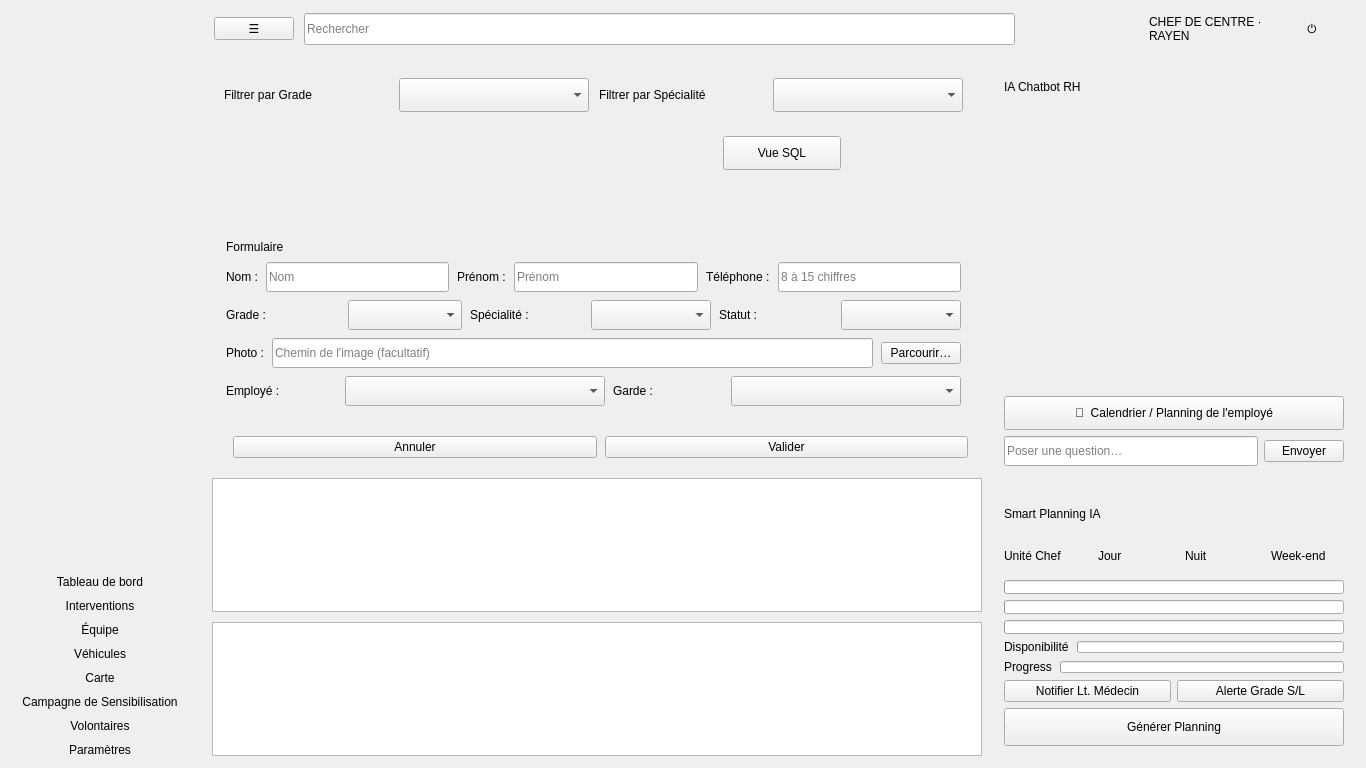
<?xml version='1.0' encoding='UTF-8'?>
<ui version="4.0">
 <class>EmployesWindow</class>
 <widget class="QMainWindow" name="MainWindow">
  <property name="geometry">
   <rect>
    <x>0</x>
    <y>0</y>
    <width>1366</width>
    <height>768</height>
   </rect>
  </property>
  <property name="windowTitle">
   <string>Fire Station – Gestion des employés</string>
  </property>
  <widget class="QWidget" name="centralwidget">
   <layout class="QHBoxLayout" name="mainLayout">
    <property name="spacing">
     <number>0</number>
    </property>
    <property name="leftMargin">
     <number>0</number>
    </property>
    <property name="topMargin">
     <number>0</number>
    </property>
    <property name="rightMargin">
     <number>0</number>
    </property>
    <property name="bottomMargin">
     <number>0</number>
    </property>
    <item>
     <widget class="QWidget" name="sidebar">
      <property name="minimumSize">
       <size>
        <width>200</width>
        <height>0</height>
       </size>
      </property>
      <property name="maximumSize">
       <size>
        <width>200</width>
        <height>16777215</height>
       </size>
      </property>
      <layout class="QVBoxLayout" name="sidebarLayout">
       <property name="spacing">
        <number>2</number>
       </property>
       <property name="leftMargin">
        <number>0</number>
       </property>
       <property name="topMargin">
        <number>10</number>
       </property>
       <property name="rightMargin">
        <number>0</number>
       </property>
       <property name="bottomMargin">
        <number>0</number>
       </property>
       <item>
        <widget class="QLabel" name="labelLogo">
         <property name="text">
          <string />
         </property>
         <property name="alignment">
          <enum>Qt::AlignCenter</enum>
         </property>
         <property name="minimumSize">
          <size>
           <width>0</width>
           <height>150</height>
          </size>
         </property>
        </widget>
       </item>
       <item>
        <widget class="QPushButton" name="btnMenuDashboard">
         <property name="text">
          <string>Tableau de bord</string>
         </property>
         <property name="checkable">
          <bool>true</bool>
         </property>
         <property name="autoExclusive">
          <bool>true</bool>
         </property>
         <property name="flat">
          <bool>true</bool>
         </property>
        </widget>
       </item>
       <item>
        <widget class="QPushButton" name="btnMenuInterventions">
         <property name="text">
          <string>Interventions</string>
         </property>
         <property name="checkable">
          <bool>true</bool>
         </property>
         <property name="autoExclusive">
          <bool>true</bool>
         </property>
         <property name="flat">
          <bool>true</bool>
         </property>
        </widget>
       </item>
       <item>
        <widget class="QPushButton" name="btnMenuEquipe">
         <property name="text">
          <string>Équipe</string>
         </property>
         <property name="checkable">
          <bool>true</bool>
         </property>
         <property name="autoExclusive">
          <bool>true</bool>
         </property>
         <property name="flat">
          <bool>true</bool>
         </property>
        </widget>
       </item>
       <item>
        <widget class="QPushButton" name="btnMenuVehicules">
         <property name="text">
          <string>Véhicules</string>
         </property>
         <property name="checkable">
          <bool>true</bool>
         </property>
         <property name="autoExclusive">
          <bool>true</bool>
         </property>
         <property name="flat">
          <bool>true</bool>
         </property>
        </widget>
       </item>
       <item>
        <widget class="QPushButton" name="btnMenuCarte">
         <property name="text">
          <string>Carte</string>
         </property>
         <property name="checkable">
          <bool>true</bool>
         </property>
         <property name="autoExclusive">
          <bool>true</bool>
         </property>
         <property name="flat">
          <bool>true</bool>
         </property>
        </widget>
       </item>
       <item>
        <widget class="QPushButton" name="btnMenuCampagne">
         <property name="text">
          <string>Campagne de Sensibilisation</string>
         </property>
         <property name="checkable">
          <bool>true</bool>
         </property>
         <property name="autoExclusive">
          <bool>true</bool>
         </property>
         <property name="flat">
          <bool>true</bool>
         </property>
        </widget>
       </item>
       <item>
        <widget class="QPushButton" name="btnMenuVolontaires">
         <property name="text">
          <string>Volontaires</string>
         </property>
         <property name="checkable">
          <bool>true</bool>
         </property>
         <property name="autoExclusive">
          <bool>true</bool>
         </property>
         <property name="flat">
          <bool>true</bool>
         </property>
        </widget>
       </item>
       <item>
        <widget class="QPushButton" name="btnMenuParametres">
         <property name="text">
          <string>Paramètres</string>
         </property>
         <property name="checkable">
          <bool>true</bool>
         </property>
         <property name="autoExclusive">
          <bool>true</bool>
         </property>
         <property name="flat">
          <bool>true</bool>
         </property>
        </widget>
       </item>
       <item>
        <spacer name="sidebarSpacer">
         <property name="orientation">
          <enum>Qt::Vertical</enum>
         </property>
        </spacer>
       </item>
      </layout>
     </widget>
    </item>
    <item>
     <widget class="QWidget" name="contentWidget">
      <layout class="QVBoxLayout" name="contentLayout">
       <property name="spacing">
        <number>0</number>
       </property>
       <property name="leftMargin">
        <number>0</number>
       </property>
       <property name="topMargin">
        <number>0</number>
       </property>
       <property name="rightMargin">
        <number>0</number>
       </property>
       <property name="bottomMargin">
        <number>0</number>
       </property>
       <item>
        <widget class="QFrame" name="topBar">
         <property name="minimumSize">
          <size>
           <width>0</width>
           <height>58</height>
          </size>
         </property>
         <property name="maximumSize">
          <size>
           <width>16777215</width>
           <height>58</height>
          </size>
         </property>
         <layout class="QHBoxLayout" name="topBarLayout">
          <property name="spacing">
           <number>10</number>
          </property>
          <property name="leftMargin">
           <number>14</number>
          </property>
          <property name="topMargin">
           <number>0</number>
          </property>
          <property name="rightMargin">
           <number>14</number>
          </property>
          <property name="bottomMargin">
           <number>0</number>
          </property>
          <item>
           <widget class="QPushButton" name="btnHamburger">
            <property name="text">
             <string>☰</string>
            </property>
           </widget>
          </item>
          <item>
           <widget class="QLineEdit" name="lineEditSearch">
            <property name="placeholderText">
             <string>Rechercher</string>
            </property>
            <property name="clearButtonEnabled">
             <bool>true</bool>
            </property>
            <property name="minimumSize">
             <size>
              <width>260</width>
              <height>32</height>
             </size>
            </property>
           </widget>
          </item>
          <item>
           <spacer name="topSpacer">
            <property name="orientation">
             <enum>Qt::Horizontal</enum>
            </property>
           </spacer>
          </item>
          <item>
           <widget class="QPushButton" name="btnAlerte">
            <property name="text">
             <string />
            </property>
            <property name="flat">
             <bool>true</bool>
            </property>
           </widget>
          </item>
          <item>
           <widget class="QPushButton" name="btnTopParam">
            <property name="text">
             <string />
            </property>
            <property name="flat">
             <bool>true</bool>
            </property>
           </widget>
          </item>
          <item>
           <widget class="QLabel" name="labelAvatarTop">
            <property name="text">
             <string />
            </property>
           </widget>
          </item>
          <item>
           <widget class="QLabel" name="labelUserTop">
            <property name="text">
             <string>CHEF DE CENTRE ·
RAYEN</string>
            </property>
           </widget>
          </item>
          <item>
           <widget class="QPushButton" name="btnPower">
            <property name="text">
             <string>⏻</string>
            </property>
            <property name="flat">
             <bool>true</bool>
            </property>
           </widget>
          </item>
         </layout>
        </widget>
       </item>
       <item>
        <widget class="QWidget" name="bodyWidget">
         <layout class="QHBoxLayout" name="bodyLayout">
          <property name="spacing">
           <number>12</number>
          </property>
          <property name="leftMargin">
           <number>12</number>
          </property>
          <property name="topMargin">
           <number>12</number>
          </property>
          <property name="rightMargin">
           <number>12</number>
          </property>
          <property name="bottomMargin">
           <number>12</number>
          </property>
          <item>
           <widget class="QWidget" name="leftColumn">
            <layout class="QVBoxLayout" name="leftLayout">
             <property name="spacing">
              <number>10</number>
             </property>
             <property name="leftMargin">
              <number>0</number>
             </property>
             <property name="topMargin">
              <number>0</number>
             </property>
             <property name="rightMargin">
              <number>0</number>
             </property>
             <property name="bottomMargin">
              <number>0</number>
             </property>
             <item>
              <widget class="QFrame" name="filterFrame">
               <layout class="QHBoxLayout" name="filterLayout">
                <property name="spacing">
                 <number>10</number>
                </property>
                <property name="leftMargin">
                 <number>12</number>
                </property>
                <property name="topMargin">
                 <number>8</number>
                </property>
                <property name="rightMargin">
                 <number>12</number>
                </property>
                <property name="bottomMargin">
                 <number>8</number>
                </property>
                <item>
                 <widget class="QLabel" name="labelFiltreGrade">
                  <property name="text">
                   <string>Filtrer par Grade</string>
                  </property>
                 </widget>
                </item>
                <item>
                 <widget class="QComboBox" name="comboGrade">
                  <property name="minimumSize">
                   <size>
                    <width>190</width>
                    <height>34</height>
                   </size>
                  </property>
                 </widget>
                </item>
                <item>
                 <widget class="QLabel" name="labelFiltreSpec">
                  <property name="text">
                   <string>Filtrer par Spécialité</string>
                  </property>
                 </widget>
                </item>
                <item>
                 <widget class="QComboBox" name="comboSpec">
                  <property name="minimumSize">
                   <size>
                    <width>190</width>
                    <height>34</height>
                   </size>
                  </property>
                 </widget>
                </item>
                <item>
                 <spacer name="filterSpacer">
                  <property name="orientation">
                   <enum>Qt::Horizontal</enum>
                  </property>
                 </spacer>
                </item>
               </layout>
              </widget>
             </item>
             <item>
              <widget class="QFrame" name="actionFrame">
               <layout class="QHBoxLayout" name="actionLayout">
                <property name="spacing">
                 <number>8</number>
                </property>
                <property name="leftMargin">
                 <number>8</number>
                </property>
                <property name="topMargin">
                 <number>6</number>
                </property>
                <property name="rightMargin">
                 <number>8</number>
                </property>
                <property name="bottomMargin">
                 <number>6</number>
                </property>
                <item>
                 <widget class="QPushButton" name="btnFaceId">
                  <property name="text">
                   <string />
                  </property>
                  <property name="flat">
                   <bool>true</bool>
                  </property>
                 </widget>
                </item>
                <item>
                 <widget class="QPushButton" name="btnExporterPdf">
                  <property name="text">
                   <string />
                  </property>
                  <property name="flat">
                   <bool>true</bool>
                  </property>
                 </widget>
                </item>
                <item>
                 <widget class="QPushButton" name="btnAjouterEmploye">
                  <property name="text">
                   <string />
                  </property>
                  <property name="flat">
                   <bool>true</bool>
                  </property>
                 </widget>
                </item>
                <item>
                 <widget class="QPushButton" name="btnSupprimerEmploye">
                  <property name="text">
                   <string />
                  </property>
                  <property name="flat">
                   <bool>true</bool>
                  </property>
                 </widget>
                </item>
                <item>
                 <widget class="QPushButton" name="btnVueSql">
                  <property name="text">
                   <string>Vue SQL</string>
                  </property>
                  <property name="checkable">
                   <bool>true</bool>
                  </property>
                  <property name="toolTip">
                   <string>Afficher la table EMPLOYE brute (QTableView + QSqlQueryModel)</string>
                  </property>
                  <property name="minimumSize">
                   <size>
                    <width>90</width>
                    <height>34</height>
                   </size>
                  </property>
                 </widget>
                </item>
                <item>
                 <spacer name="actionSpacer">
                  <property name="orientation">
                   <enum>Qt::Horizontal</enum>
                  </property>
                 </spacer>
                </item>
                <item>
                 <widget class="QLabel" name="labelCount">
                  <property name="text">
                   <string />
                  </property>
                 </widget>
                </item>
               </layout>
              </widget>
             </item>
             <item>
              <widget class="QFrame" name="actionFrame2">
               <layout class="QHBoxLayout" name="actionLayout2">
                <property name="spacing">
                 <number>8</number>
                </property>
                <property name="leftMargin">
                 <number>8</number>
                </property>
                <property name="topMargin">
                 <number>6</number>
                </property>
                <property name="rightMargin">
                 <number>8</number>
                </property>
                <property name="bottomMargin">
                 <number>6</number>
                </property>
                <item>
                 <widget class="QPushButton" name="btnStatistiques">
                  <property name="text">
                   <string />
                  </property>
                  <property name="flat">
                   <bool>true</bool>
                  </property>
                 </widget>
                </item>
                <item>
                 <widget class="QPushButton" name="btnTrier">
                  <property name="text">
                   <string />
                  </property>
                  <property name="flat">
                   <bool>true</bool>
                  </property>
                 </widget>
                </item>
                <item>
                 <spacer name="actionSpacer2">
                  <property name="orientation">
                   <enum>Qt::Horizontal</enum>
                  </property>
                 </spacer>
                </item>
               </layout>
              </widget>
             </item>
             <item>
              <widget class="QFrame" name="formPanel">
               <property name="visible">
                <bool>false</bool>
               </property>
               <layout class="QVBoxLayout" name="formLayout">
                <property name="spacing">
                 <number>8</number>
                </property>
                <property name="leftMargin">
                 <number>14</number>
                </property>
                <property name="topMargin">
                 <number>10</number>
                </property>
                <property name="rightMargin">
                 <number>14</number>
                </property>
                <property name="bottomMargin">
                 <number>10</number>
                </property>
                <item>
                 <widget class="QLabel" name="labelFormTitle">
                  <property name="text">
                   <string>Formulaire</string>
                  </property>
                 </widget>
                </item>
                <item>
                 <widget class="QWidget" name="formRow1">
                  <layout class="QHBoxLayout" name="formRow1Layout">
                   <property name="spacing">
                    <number>8</number>
                   </property>
                   <property name="leftMargin">
                    <number>0</number>
                   </property>
                   <property name="topMargin">
                    <number>0</number>
                   </property>
                   <property name="rightMargin">
                    <number>0</number>
                   </property>
                   <property name="bottomMargin">
                    <number>0</number>
                   </property>
                   <item>
                    <widget class="QLabel" name="labelNom">
                     <property name="text">
                      <string>Nom :</string>
                     </property>
                    </widget>
                   </item>
                   <item>
                    <widget class="QLineEdit" name="lineEditNom">
                     <property name="placeholderText">
                      <string>Nom</string>
                     </property>
                     <property name="minimumSize">
                      <size>
                       <width>130</width>
                       <height>30</height>
                      </size>
                     </property>
                    </widget>
                   </item>
                   <item>
                    <widget class="QLabel" name="labelPrenom">
                     <property name="text">
                      <string>Prénom :</string>
                     </property>
                    </widget>
                   </item>
                   <item>
                    <widget class="QLineEdit" name="lineEditPrenom">
                     <property name="placeholderText">
                      <string>Prénom</string>
                     </property>
                     <property name="minimumSize">
                      <size>
                       <width>130</width>
                       <height>30</height>
                      </size>
                     </property>
                    </widget>
                   </item>
                   <item>
                    <widget class="QLabel" name="labelTel">
                     <property name="text">
                      <string>Téléphone :</string>
                     </property>
                    </widget>
                   </item>
                   <item>
                    <widget class="QLineEdit" name="lineEditTel">
                     <property name="placeholderText">
                      <string>8 à 15 chiffres</string>
                     </property>
                     <property name="minimumSize">
                      <size>
                       <width>130</width>
                       <height>30</height>
                      </size>
                     </property>
                    </widget>
                   </item>
                   <item>
                    <spacer name="formRow1Spacer">
                     <property name="orientation">
                      <enum>Qt::Horizontal</enum>
                     </property>
                    </spacer>
                   </item>
                  </layout>
                 </widget>
                </item>
                <item>
                 <widget class="QWidget" name="formRow2">
                  <layout class="QHBoxLayout" name="formRow2Layout">
                   <property name="spacing">
                    <number>8</number>
                   </property>
                   <property name="leftMargin">
                    <number>0</number>
                   </property>
                   <property name="topMargin">
                    <number>0</number>
                   </property>
                   <property name="rightMargin">
                    <number>0</number>
                   </property>
                   <property name="bottomMargin">
                    <number>0</number>
                   </property>
                   <item>
                    <widget class="QLabel" name="labelFormGrade">
                     <property name="text">
                      <string>Grade :</string>
                     </property>
                    </widget>
                   </item>
                   <item>
                    <widget class="QComboBox" name="comboFormGrade">
                     <property name="minimumSize">
                      <size>
                       <width>110</width>
                       <height>30</height>
                      </size>
                     </property>
                    </widget>
                   </item>
                   <item>
                    <widget class="QLabel" name="labelFormSpec">
                     <property name="text">
                      <string>Spécialité :</string>
                     </property>
                    </widget>
                   </item>
                   <item>
                    <widget class="QComboBox" name="comboFormSpec">
                     <property name="minimumSize">
                      <size>
                       <width>120</width>
                       <height>30</height>
                      </size>
                     </property>
                    </widget>
                   </item>
                   <item>
                    <widget class="QLabel" name="labelFormStatut">
                     <property name="text">
                      <string>Statut :</string>
                     </property>
                    </widget>
                   </item>
                   <item>
                    <widget class="QComboBox" name="comboFormStatut">
                     <property name="minimumSize">
                      <size>
                       <width>120</width>
                       <height>30</height>
                      </size>
                     </property>
                    </widget>
                   </item>
                   <item>
                    <spacer name="formRow2Spacer">
                     <property name="orientation">
                      <enum>Qt::Horizontal</enum>
                     </property>
                    </spacer>
                   </item>
                  </layout>
                 </widget>
                </item>
                <item>
                 <widget class="QWidget" name="formRow3">
                  <layout class="QHBoxLayout" name="formRow3Layout">
                   <property name="spacing">
                    <number>8</number>
                   </property>
                   <property name="leftMargin">
                    <number>0</number>
                   </property>
                   <property name="topMargin">
                    <number>0</number>
                   </property>
                   <property name="rightMargin">
                    <number>0</number>
                   </property>
                   <property name="bottomMargin">
                    <number>0</number>
                   </property>
                   <item>
                    <widget class="QLabel" name="labelPhoto">
                     <property name="text">
                      <string>Photo :</string>
                     </property>
                    </widget>
                   </item>
                   <item>
                    <widget class="QLineEdit" name="lineEditPhoto">
                     <property name="placeholderText">
                      <string>Chemin de l'image (facultatif)</string>
                     </property>
                     <property name="minimumSize">
                      <size>
                       <width>200</width>
                       <height>30</height>
                      </size>
                     </property>
                    </widget>
                   </item>
                   <item>
                    <widget class="QPushButton" name="btnFormPhoto">
                     <property name="text">
                      <string>Parcourir…</string>
                     </property>
                    </widget>
                   </item>
                   <item>
                    <spacer name="formRow3Spacer">
                     <property name="orientation">
                      <enum>Qt::Horizontal</enum>
                     </property>
                    </spacer>
                   </item>
                  </layout>
                 </widget>
                </item>
                <item>
                 <widget class="QWidget" name="formRow4">
                  <layout class="QHBoxLayout" name="formRow4Layout">
                   <property name="spacing">
                    <number>8</number>
                   </property>
                   <property name="leftMargin">
                    <number>0</number>
                   </property>
                   <property name="topMargin">
                    <number>0</number>
                   </property>
                   <property name="rightMargin">
                    <number>0</number>
                   </property>
                   <property name="bottomMargin">
                    <number>0</number>
                   </property>
                   <item>
                    <widget class="QLabel" name="labelFormTarget">
                     <property name="text">
                      <string>Employé :</string>
                     </property>
                    </widget>
                   </item>
                   <item>
                    <widget class="QComboBox" name="comboFormTarget">
                     <property name="minimumSize">
                      <size>
                       <width>260</width>
                       <height>30</height>
                      </size>
                     </property>
                    </widget>
                   </item>
                   <item>
                    <widget class="QLabel" name="labelFormGarde">
                     <property name="text">
                      <string>Garde :</string>
                     </property>
                    </widget>
                   </item>
                   <item>
                    <widget class="QComboBox" name="comboFormGarde">
                     <property name="minimumSize">
                      <size>
                       <width>230</width>
                       <height>30</height>
                      </size>
                     </property>
                    </widget>
                   </item>
                   <item>
                    <spacer name="formRow4Spacer">
                     <property name="orientation">
                      <enum>Qt::Horizontal</enum>
                     </property>
                    </spacer>
                   </item>
                  </layout>
                 </widget>
                </item>
                <item>
                 <widget class="QLabel" name="labelFormInfo">
                  <property name="text">
                   <string />
                  </property>
                  <property name="wordWrap">
                   <bool>true</bool>
                  </property>
                 </widget>
                </item>
                <item>
                 <layout class="QHBoxLayout" name="formBtnRow">
                  <property name="spacing">
                   <number>8</number>
                  </property>
                  <property name="leftMargin">
                   <number>0</number>
                  </property>
                  <property name="topMargin">
                   <number>0</number>
                  </property>
                  <property name="rightMargin">
                   <number>0</number>
                  </property>
                  <property name="bottomMargin">
                   <number>0</number>
                  </property>
                  <item>
                   <spacer name="formBtnSpacer">
                    <property name="orientation">
                     <enum>Qt::Horizontal</enum>
                    </property>
                   </spacer>
                  </item>
                  <item>
                   <widget class="QPushButton" name="btnFormAnnuler">
                    <property name="text">
                     <string>Annuler</string>
                    </property>
                   </widget>
                  </item>
                  <item>
                   <widget class="QPushButton" name="btnFormValider">
                    <property name="text">
                     <string>Valider</string>
                    </property>
                   </widget>
                  </item>
                 </layout>
                </item>
               </layout>
              </widget>
             </item>
             <item>
              <widget class="QTableWidget" name="tableEmployees" />
             </item>
             <item>
              <widget class="QTableView" name="tableViewSql">
               <property name="visible">
                <bool>false</bool>
               </property>
               <property name="alternatingRowColors">
                <bool>true</bool>
               </property>
              </widget>
             </item>
            </layout>
           </widget>
          </item>
          <item>
           <widget class="QWidget" name="rightColumn">
            <property name="minimumSize">
             <size>
              <width>360</width>
              <height>0</height>
             </size>
            </property>
            <property name="maximumSize">
             <size>
              <width>360</width>
              <height>16777215</height>
             </size>
            </property>
            <layout class="QVBoxLayout" name="rightLayout" stretch="3,2">
             <property name="spacing">
              <number>10</number>
             </property>
             <property name="leftMargin">
              <number>0</number>
             </property>
             <property name="topMargin">
              <number>0</number>
             </property>
             <property name="rightMargin">
              <number>0</number>
             </property>
             <property name="bottomMargin">
              <number>0</number>
             </property>
             <item>
              <widget class="QFrame" name="chatFrame">
               <layout class="QVBoxLayout" name="chatFrameLayout">
                <property name="spacing">
                 <number>6</number>
                </property>
                <property name="leftMargin">
                 <number>10</number>
                </property>
                <property name="topMargin">
                 <number>10</number>
                </property>
                <property name="rightMargin">
                 <number>10</number>
                </property>
                <property name="bottomMargin">
                 <number>10</number>
                </property>
                <item>
                 <widget class="QLabel" name="labelChatTitle">
                  <property name="text">
                   <string>IA Chatbot RH</string>
                  </property>
                 </widget>
                </item>
                <item>
                 <widget class="QScrollArea" name="chatScroll">
                  <property name="widgetResizable">
                   <bool>true</bool>
                  </property>
                  <property name="frameShape">
                   <enum>QFrame::NoFrame</enum>
                  </property>
                  <widget class="QWidget" name="chatContent">
                   <layout class="QVBoxLayout" name="chatLayout">
                    <property name="spacing">
                     <number>8</number>
                    </property>
                    <property name="leftMargin">
                     <number>6</number>
                    </property>
                    <property name="topMargin">
                     <number>6</number>
                    </property>
                    <property name="rightMargin">
                     <number>6</number>
                    </property>
                    <property name="bottomMargin">
                     <number>6</number>
                    </property>
                    <item>
                     <spacer name="chatSpacer">
                      <property name="orientation">
                       <enum>Qt::Vertical</enum>
                      </property>
                     </spacer>
                    </item>
                   </layout>
                  </widget>
                  <property name="minimumSize">
                   <size>
                    <width>0</width>
                    <height>200</height>
                   </size>
                  </property>
                 </widget>
                </item>
                <item>
                 <widget class="QPushButton" name="btnCalendrier">
                  <property name="text">
                   <string>📅  Calendrier / Planning de l'employé</string>
                  </property>
                  <property name="toolTip">
                   <string>Sélectionnez un employé dans le tableau puis ouvrez son calendrier de travail</string>
                  </property>
                  <property name="minimumSize">
                   <size>
                    <width>0</width>
                    <height>34</height>
                   </size>
                  </property>
                 </widget>
                </item>
                <item>
                 <layout class="QHBoxLayout" name="chatInputRow">
                  <property name="spacing">
                   <number>6</number>
                  </property>
                  <property name="leftMargin">
                   <number>0</number>
                  </property>
                  <property name="topMargin">
                   <number>0</number>
                  </property>
                  <property name="rightMargin">
                   <number>0</number>
                  </property>
                  <property name="bottomMargin">
                   <number>0</number>
                  </property>
                  <item>
                   <widget class="QLineEdit" name="lineEditChat">
                    <property name="placeholderText">
                     <string>Poser une question…</string>
                    </property>
                    <property name="minimumSize">
                     <size>
                      <width>0</width>
                      <height>30</height>
                     </size>
                    </property>
                   </widget>
                  </item>
                  <item>
                   <widget class="QPushButton" name="btnSendChat">
                    <property name="text">
                     <string>Envoyer</string>
                    </property>
                   </widget>
                  </item>
                 </layout>
                </item>
               </layout>
              </widget>
             </item>
             <item>
              <widget class="QFrame" name="planFrame">
               <layout class="QVBoxLayout" name="planLayout">
                <property name="spacing">
                 <number>6</number>
                </property>
                <property name="leftMargin">
                 <number>10</number>
                </property>
                <property name="topMargin">
                 <number>10</number>
                </property>
                <property name="rightMargin">
                 <number>10</number>
                </property>
                <property name="bottomMargin">
                 <number>10</number>
                </property>
                <item>
                 <widget class="QLabel" name="labelPlanTitle">
                  <property name="text">
                   <string>Smart Planning IA</string>
                  </property>
                 </widget>
                </item>
                <item>
                 <layout class="QHBoxLayout" name="planHeader">
                  <property name="spacing">
                   <number>14</number>
                  </property>
                  <property name="leftMargin">
                   <number>0</number>
                  </property>
                  <property name="topMargin">
                   <number>0</number>
                  </property>
                  <property name="rightMargin">
                   <number>0</number>
                  </property>
                  <property name="bottomMargin">
                   <number>0</number>
                  </property>
                  <item>
                   <widget class="QLabel" name="labelUnite">
                    <property name="text">
                     <string>Unité Chef</string>
                    </property>
                   </widget>
                  </item>
                  <item>
                   <spacer name="planHS">
                    <property name="orientation">
                     <enum>Qt::Horizontal</enum>
                    </property>
                   </spacer>
                  </item>
                  <item>
                   <widget class="QLabel" name="labelP1">
                    <property name="text">
                     <string>Jour</string>
                    </property>
                   </widget>
                  </item>
                  <item>
                   <widget class="QLabel" name="labelP2">
                    <property name="text">
                     <string>Nuit</string>
                    </property>
                   </widget>
                  </item>
                  <item>
                   <widget class="QLabel" name="labelP3">
                    <property name="text">
                     <string>Week-end</string>
                    </property>
                   </widget>
                  </item>
                 </layout>
                </item>
                <item>
                 <widget class="QProgressBar" name="barPlan1">
                  <property name="textVisible">
                   <bool>false</bool>
                  </property>
                  <property name="value">
                   <number>0</number>
                  </property>
                  <property name="maximumSize">
                   <size>
                    <width>16777215</width>
                    <height>14</height>
                   </size>
                  </property>
                 </widget>
                </item>
                <item>
                 <widget class="QProgressBar" name="barPlan2">
                  <property name="textVisible">
                   <bool>false</bool>
                  </property>
                  <property name="value">
                   <number>0</number>
                  </property>
                  <property name="maximumSize">
                   <size>
                    <width>16777215</width>
                    <height>14</height>
                   </size>
                  </property>
                 </widget>
                </item>
                <item>
                 <widget class="QProgressBar" name="barPlan3">
                  <property name="textVisible">
                   <bool>false</bool>
                  </property>
                  <property name="value">
                   <number>0</number>
                  </property>
                  <property name="maximumSize">
                   <size>
                    <width>16777215</width>
                    <height>14</height>
                   </size>
                  </property>
                 </widget>
                </item>
                <item>
                 <layout class="QHBoxLayout" name="dispoRow">
                  <property name="spacing">
                   <number>8</number>
                  </property>
                  <property name="leftMargin">
                   <number>0</number>
                  </property>
                  <property name="topMargin">
                   <number>0</number>
                  </property>
                  <property name="rightMargin">
                   <number>0</number>
                  </property>
                  <property name="bottomMargin">
                   <number>0</number>
                  </property>
                  <item>
                   <widget class="QLabel" name="labelDispo">
                    <property name="text">
                     <string>Disponibilité</string>
                    </property>
                   </widget>
                  </item>
                  <item>
                   <widget class="QProgressBar" name="barDispo">
                    <property name="textVisible">
                     <bool>false</bool>
                    </property>
                    <property name="maximumSize">
                     <size>
                      <width>16777215</width>
                      <height>12</height>
                     </size>
                    </property>
                   </widget>
                  </item>
                 </layout>
                </item>
                <item>
                 <layout class="QHBoxLayout" name="progRow">
                  <property name="spacing">
                   <number>8</number>
                  </property>
                  <property name="leftMargin">
                   <number>0</number>
                  </property>
                  <property name="topMargin">
                   <number>0</number>
                  </property>
                  <property name="rightMargin">
                   <number>0</number>
                  </property>
                  <property name="bottomMargin">
                   <number>0</number>
                  </property>
                  <item>
                   <widget class="QLabel" name="labelProgress">
                    <property name="text">
                     <string>Progress</string>
                    </property>
                   </widget>
                  </item>
                  <item>
                   <widget class="QProgressBar" name="barProgress">
                    <property name="textVisible">
                     <bool>false</bool>
                    </property>
                    <property name="maximumSize">
                     <size>
                      <width>16777215</width>
                      <height>12</height>
                     </size>
                    </property>
                   </widget>
                  </item>
                 </layout>
                </item>
                <item>
                 <layout class="QHBoxLayout" name="planBtnRow">
                  <property name="spacing">
                   <number>6</number>
                  </property>
                  <property name="leftMargin">
                   <number>0</number>
                  </property>
                  <property name="topMargin">
                   <number>0</number>
                  </property>
                  <property name="rightMargin">
                   <number>0</number>
                  </property>
                  <property name="bottomMargin">
                   <number>0</number>
                  </property>
                  <item>
                   <widget class="QPushButton" name="btnNotifier">
                    <property name="text">
                     <string>Notifier Lt. Médecin</string>
                    </property>
                   </widget>
                  </item>
                  <item>
                   <widget class="QPushButton" name="btnAlerteGrade">
                    <property name="text">
                     <string>Alerte Grade S/L</string>
                    </property>
                   </widget>
                  </item>
                 </layout>
                </item>
                <item>
                 <widget class="QPushButton" name="btnGenererPlanning">
                  <property name="text">
                   <string>Générer Planning</string>
                  </property>
                  <property name="minimumSize">
                   <size>
                    <width>0</width>
                    <height>38</height>
                   </size>
                  </property>
                 </widget>
                </item>
               </layout>
              </widget>
             </item>
            </layout>
           </widget>
          </item>
         </layout>
        </widget>
       </item>
      </layout>
     </widget>
    </item>
   </layout>
  </widget>
 </widget>
 <resources />
 <connections />
</ui>
